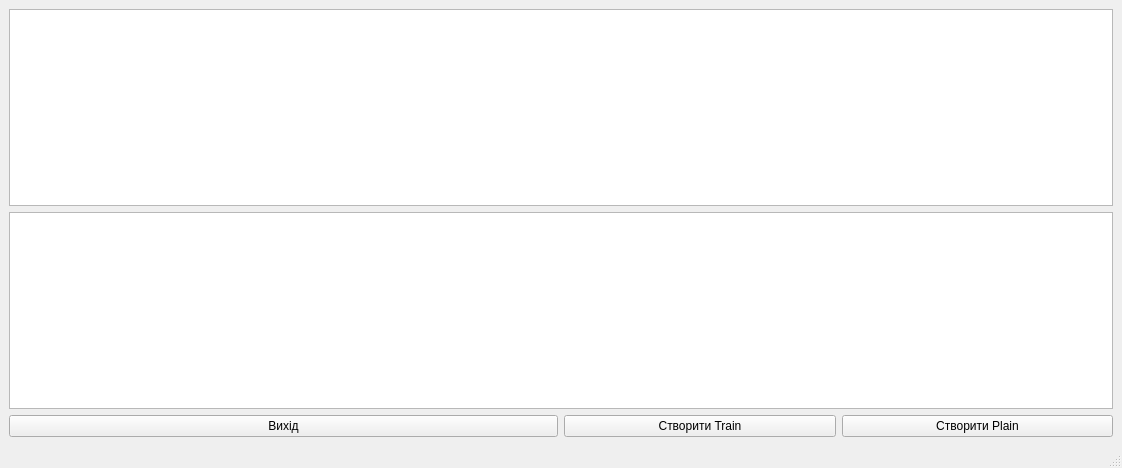
<?xml version="1.0" encoding="UTF-8"?>
<ui version="4.0">
 <class>MainWindow</class>
 <widget class="QMainWindow" name="MainWindow">
  <property name="geometry">
   <rect>
    <x>0</x>
    <y>0</y>
    <width>1122</width>
    <height>468</height>
   </rect>
  </property>
  <property name="windowTitle">
   <string>MainWindow</string>
  </property>
  <widget class="QWidget" name="centralwidget">
   <layout class="QGridLayout" name="gridLayout_2">
    <item row="0" column="0" colspan="2">
     <layout class="QVBoxLayout" name="verticalLayout">
      <item>
       <widget class="QTableView" name="tableView"/>
      </item>
      <item>
       <widget class="QTableView" name="tableView_2"/>
      </item>
     </layout>
    </item>
    <item row="1" column="0">
     <widget class="QPushButton" name="pExit">
      <property name="text">
       <string>Вихід</string>
      </property>
     </widget>
    </item>
    <item row="1" column="1">
     <layout class="QGridLayout" name="gridLayout">
      <item row="0" column="0">
       <widget class="QPushButton" name="createTrain">
        <property name="text">
         <string>Створити Train</string>
        </property>
       </widget>
      </item>
      <item row="0" column="1">
       <widget class="QPushButton" name="createPlain">
        <property name="text">
         <string>Створити Plain</string>
        </property>
       </widget>
      </item>
     </layout>
    </item>
   </layout>
  </widget>
  <widget class="QMenuBar" name="menubar">
   <property name="geometry">
    <rect>
     <x>0</x>
     <y>0</y>
     <width>1122</width>
     <height>25</height>
    </rect>
   </property>
  </widget>
  <widget class="QStatusBar" name="statusbar"/>
 </widget>
 <resources/>
 <connections/>
</ui>
